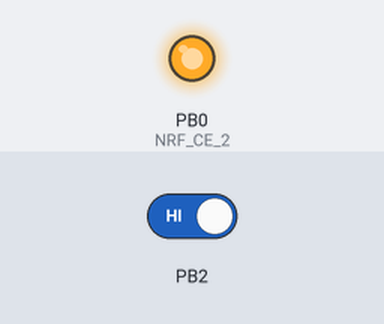
A program run on a simulated ATmega16, built with avr-gcc and emulated at 8 MHz. On the bench: output pins drawn as LEDs (lit = HIGH). The inputs (shaded band) are chosen by the test bench; at power-on: PB2 HIGH. Pins used as bus, display or sensor lines are not drawn; what the program prints to the serial monitor is not drawn.

Above: at 1.2 s.
1.3 s: PB2 driven LOW
Timing chart, 0 to 4.3 s (numbered marks = the images above; inputs shaded):
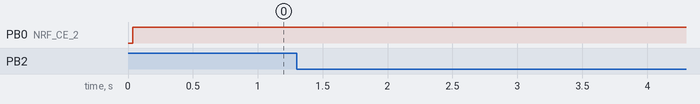

The program:

main.c
```c
/*
 * main.c
 *
 *  Created on: Oct 15, 2017
 *      Author: t400
 */

#include "main.h"

volatile uint8_t hasnewpackage = 0;
struct payload payload;

int main()
{
    // Prescaller 1024, CTC mode, interrupt on every ~25ms
    /*
    OCR0 = 200;
    TCCR0 |= BIT(WGM01);
    TCCR0 |= BIT(CS02) | BIT(CS00);
    TIMSK = BIT(OCIE0);
    */

    //External interrupt on low level of INT2
    //MCUCR   |=  BIT(ISC01);
    GICR |= BIT(INT2);
    UARTInit();

    nRF2401_init(NRF_CSN_2, NRF_CE_2);
    UARTSendString("  NRF_Config : ");
    UARTSend_uint8(nRF_2401_reg_read(CONFIG, NRF_CSN_2));
    UARTSendString("  NRF_Status : ");
    UARTSend_uint8(nRF_2401_reg_read(STATUS, NRF_CSN_2));
    nRF2401_reset_IRQ(NRF_CSN_2);
    nRF2401_set_receiver_mode(NRF_CE_2);
    sei();
    UARTSendString("HELLO\n\r");
    while (1)
    {
        if (hasnewpackage)
        {
            UARTSendString("  NRF_Status : ");
            UARTSend_uint8(nRF_2401_reg_read(STATUS, NRF_CSN_2));
            UARTSendString("  Status : ");
            UARTSend_uint8(payload.header_status);
            UARTSendString("  VR2_x : ");
            UARTSend_uint8(payload.direction);
            UARTSendString("  VR3 : ");
            UARTSend_uint8(payload.speed);
            UARTSendString("  VR4 : ");
            UARTSend_uint8(payload.frontlight);
            UARTSendString("\n\r");
            hasnewpackage = 0;
        }
    }

    return 0;
}

ISR(INT2_vect)
{
    nRF2401_receive_payload_it(NRF_CSN_2, NRF_CE_2, &payload);
    nRF2401_set_receiver_mode(NRF_CE_2);
    hasnewpackage = 1;
}
```

main.h
```c
/*
 * main.h
 *
 *  Created on: Oct 15, 2017
 *      Author: t400
 */

#ifndef INC_MAIN_H_
#define INC_MAIN_H_

#define F_CPU 8000000UL

#include <avr/io.h>
#include <util/delay.h>
#include <avr/interrupt.h>

#include "spi.h"
#include "nRF24L01.h"
#include "uart.h"
#include "adc.h"
#include "payload_def.h"
#include "puts.h"

#define BIT(x) (1 << (x))
#define SETBITS(x, y) ((x) |= (y))
#define SETBIT(x, y) SETBITS((x), (BIT((y))))
#define CLEARBITS(x, y) ((x) &= (~(y)))
#define CLEARBIT(x, y) CLEARBITS((x), (BIT((y))))


#define NRF_CE_2 PB0
#define NRF_CSN_2 PB4


#endif /* INC_MAIN_H_ */
```

motors.h
```c
#ifndef INC_MOTORS_H
#define INC_MOTORS_H

#include <avr/io.h>

#define MOTOR_FORW  PA1
#define MOTOR_BACK  PA0
#define MOTOR_SPEED PD7

#define STEERING_R PA3
#define STEERING_L PA4

void motor_setspeed(uint8_t speed, uint8_t direction);
void motors_init();

#endif
```

puts.h
```c
#ifndef INC_PUTS_H
#define INC_PUTS_H
#include "main.h"

void UARTSendString(char * str);
void UARTSend_uint8(uint8_t number);

#endif
```

motors.c
```c
#include "motors.h"

void motors_init(){
    DDRA |= BIT(MOTOR_FORW) | BIT(MOTOR_BACK) | BIT(STEERING_L) | BIT(STEERING_R);
    DDRD |= BIT(MOTOR_SPEED);

    //Setup timer2 for PWM
    //PWM, Phase Correct
    //Clear OC2 on compare match when up-counting. Set OC2 on compare match when downcounting.
    ///128 From prescaler
    OCR2 = 0;
    TCCR2 = BIT(WGM20) | BIT(COM21) | BIT(CS22) | BIT(CS20);

}

void motor_setspeed(uint8_t speed, uint8_t direction){
    OCR2 = speed;
    if(direction){
        // Forward
        PORTA &= ~BIT(MOTOR_BACK);
        PORTA |= BIT(MOTOR_FORW);
    }else{
        // Backward
        PORTA &= ~BIT(MOTOR_FORW);
        PORTA |= BIT(MOTOR_BACK);
    }
}
```

puts.c
```c
#include "puts.h"

void UARTSendString(char * str)
{
	while (*str)
	{
		UARTSendByte(*str);
		str++;
	}
}
void UARTSend_uint8(uint8_t number)
{
	uint8_t data;
	if(number > 99){
		data = number / 100;
		number -= data * 100;
		UARTSendByte(data + 48);
		data = number / 10;
		number -= data * 10;
		UARTSendByte(data + 48);
		UARTSendByte(number + 48);
	}else if(number > 9){
		data = number / 10;
		number -= data * 10;
		UARTSendByte(data + 48);
		UARTSendByte(number + 48);
	} else if(number >= 0){
		UARTSendByte(number + 48);
	}
}
```

adc.c
```c
#include "adc.h"

void adc_init(){
    ADMUX |= BIT(REFS0) | BIT(ADLAR);
    ADCSRA |= BIT(ADEN) | BIT(ADPS2) | BIT(ADPS1) | BIT(ADPS0);
}
uint8_t adc_read(uint8_t channel){
    ADMUX = (ADMUX & 0xE0) | channel;
    ADCSRA |= BIT(ADSC);
    while(!(ADCSRA & BIT(ADIF)));
    ADCSRA |= BIT(ADIF);
    return ADCH;
}
void adc_startconversion(uint8_t channel){
    ADMUX = (ADMUX & 0xE0) | channel;
    ADCSRA |= BIT(ADSC);
}
```

adc.h
```c
#ifndef INC_ADC_H
#define INC_ADC_H
    #include "main.h"
    #define ADC0    0
    #define ADC1    1
    #define ADC2    2
    #define ADC3    3
    #define ADC4    4
    #define ADC5    5
    #define ADC6    6
    #define ADC7    7

    void adc_init();
    uint8_t adc_read(uint8_t channel);
    void adc_startconversion(uint8_t channel);
#endif
```

spi.h
```c
/*
 * spi.h
 *
 *  Created on: Oct 15, 2017
 *      Author: t400
 */

#ifndef INC_SPI_H_
#define INC_SPI_H_
#include "main.h"

#define DD_MOSI		DDB5
#define DD_SCK		DDB7
#define SPI_CLK     PB7
#define SPI_MOSI    PB5
#define SPI_MISO    PB6
#define SPI_SS      PB4

void spi_init(uint8_t CSN);
uint8_t spi_transfer(uint8_t data);

#endif /* INC_SPI_H_ */
```

uart.h
```c
/*
 * uart.h
 *
 *  Created on: Oct 15, 2017
 *      Author: t400
 */

#ifndef UART_H_
#define UART_H_

#include "main.h"

#define USART_BAUDRATE 9600
#define UBRR_VAL ((F_CPU / (USART_BAUDRATE * 16UL)) - 1) // UBRR

void UARTInit();
uint8_t  UARTReceive();
void UARTSendByte(uint8_t data);

#endif /* UART_H_ */
```

spi.c
```c
/*
 * spi.c
 *
 *  Created on: Oct 15, 2017
 *      Author: t400
 */

#include "spi.h"
// init SPI in master mode with F_CPU / 128 prescaler, and setup ChipSelect pin
void spi_init(uint8_t CSN){
	//If SS is configured as an input, it must be held high to ensure Master SPI operation
	DDRB |= (1 << DD_SCK) | (1 << DD_MOSI) | (1 << CSN);
	SPCR |= (1 << SPR1) | ( 1 << SPR0 ) | (1 << MSTR) | (1 << SPE);
	SETBIT(PORTB, SPI_SS);
	SETBIT(PORTB, CSN);
}
// sending a byte over SPI. ChipSelect management not included
uint8_t spi_transfer(uint8_t data){
	SPDR = data;
	while(!(SPSR & BIT(SPIF) )); // wait until this transmission is complete
	return SPDR;
}
```

uart.c
```c
/*
 * uart.c
 *
 *  Created on: Oct 15, 2017
 *      Author: t400
 */
#include "uart.h"

void UARTInit()
{
	UBRRL = UBRR_VAL;
	UBRRH = (UBRR_VAL >> 8);
	// UCSRA |= (1<<U2X0);

	UCSRB = (1 << RXEN) | (1 << TXEN);
	// The URSEL must be one when writing the UCSRC.
	UCSRC|= (1<<URSEL)|(1<<UCSZ0)|(1<<UCSZ1);   // 8bit data format
}
uint8_t  UARTReceive()
{
	while (!(UCSRA & (1 << RXC))){} // Varakozas amig nincs uj bejovo adat
	return UDR;
}

void UARTSendByte(uint8_t data) // Ez a fuggveny a kuldendo adatot beirja az UDR regiszter kimeno pufferjebe
{
	while (!(UCSRA & (1 << UDRE))){} // Varakozas amig az Ado kesz nem lesz az adatkuldesre
	UDR = data;
}
```

nRF24L01.h
```c
/*
 * nRF24L01.h
 *
 *  Created on: Oct 15, 2017
 *      Author: t400
 */

#ifndef INC_NRF24L01_H_
#define INC_NRF24L01_H_


/* Memory Map */
#define CONFIG      0x00
#define EN_AA       0x01
#define EN_RXADDR   0x02
#define SETUP_AW    0x03
#define SETUP_RETR  0x04
#define RF_CH       0x05
#define RF_SETUP    0x06
#define STATUS      0x07
#define OBSERVE_TX  0x08
#define CD          0x09
#define RX_ADDR_P0  0x0A
#define RX_ADDR_P1  0x0B
#define RX_ADDR_P2  0x0C
#define RX_ADDR_P3  0x0D
#define RX_ADDR_P4  0x0E
#define RX_ADDR_P5  0x0F
#define TX_ADDR     0x10
#define RX_PW_P0    0x11
#define RX_PW_P1    0x12
#define RX_PW_P2    0x13
#define RX_PW_P3    0x14
#define RX_PW_P4    0x15
#define RX_PW_P5    0x16
#define FIFO_STATUS 0x17
#define DYNPD	    0x1C
#define FEATURE	    0x1D

/* Bit Mnemonics */
#define MASK_RX_DR  6
#define MASK_TX_DS  5
#define MASK_MAX_RT 4
#define EN_CRC      3
#define CRCO        2
#define PWR_UP      1
#define PRIM_RX     0
#define ENAA_P5     5
#define ENAA_P4     4
#define ENAA_P3     3
#define ENAA_P2     2
#define ENAA_P1     1
#define ENAA_P0     0
#define ERX_P5      5
#define ERX_P4      4
#define ERX_P3      3
#define ERX_P2      2
#define ERX_P1      1
#define ERX_P0      0
#define AW          0
#define ARD         4
#define ARC         0
#define PLL_LOCK    4
#define RF_DR       3
#define RF_PWR      6
#define RX_DR       6
#define TX_DS       5
#define MAX_RT      4
#define RX_P_NO     1
#define TX_FULL     0
#define PLOS_CNT    4
#define ARC_CNT     0
#define TX_REUSE    6
#define FIFO_FULL   5
#define TX_EMPTY    4
#define RX_FULL     1
#define RX_EMPTY    0
#define DPL_P5	    5
#define DPL_P4	    4
#define DPL_P3	    3
#define DPL_P2	    2
#define DPL_P1	    1
#define DPL_P0	    0
#define EN_DPL	    2
#define EN_ACK_PAY  1
#define EN_DYN_ACK  0

/* Instruction Mnemonics */
#define R_REGISTER    0x00
#define W_REGISTER    0x20
#define REGISTER_MASK 0x1F
#define ACTIVATE      0x50
#define R_RX_PL_WID   0x60
#define R_RX_PAYLOAD  0x61
#define W_TX_PAYLOAD  0xA0
#define W_ACK_PAYLOAD 0xA8
#define FLUSH_TX      0xE1
#define FLUSH_RX      0xE2
#define REUSE_TX_PL   0xE3
#define NOP           0xFF

struct payload;

void nRF2401_init(uint8_t NRF_CSN, uint8_t NRF_CE);
void nRF_2401_reg_write_m(uint8_t reg, uint8_t *value, uint8_t size, uint8_t CSN);
void nRF_2401_reg_write_s(uint8_t reg, uint8_t data, uint8_t CSN);
uint8_t nRF_2401_reg_read(uint8_t reg, uint8_t CSN);
void nRF2401_transmit_payload(struct payload *payload, uint8_t CSN, uint8_t NRF_CE);
void nRF2401_reset_IRQ(uint8_t CSN);
void nRF2401_set_receiver_mode(uint8_t CE);
void nRF2401_receive_payload(uint8_t CSN, uint8_t CE, struct payload *buffer);
void nRF2401_receive_payload_it(uint8_t CSN, uint8_t CE, struct payload *buffer);

#endif /* INC_NRF24L01_H_ */
```

payload_def.h
```c
#ifndef INC_PAYLOAD_DEF_H_
#define INC_PAYLOAD_DEF_H_
#include "main.h"

#define payload_len 5
// analog sticks definition
#define VR2_X_ADC               ADC0
#define VR1_DIRECTION_Y_ADC     ADC1
#define VR4_LIGTHCONTROL_ADC    ADC2
#define VR3_SPEEDCONTROL_ADC    ADC3
// package type definision
#define HEADER_OFFSET       6
#define HEADER_PING         0
#define HEADER_CONTROLLING  1
#define HEADER_GETSTATUS    2
// switch definitions
#define SW_DDR              DDRD
#define SW_PORT             PORTD
#define sw_ststrim_l        PD3
#define sw_ststrim_r        PD4
#define sw_sw2_a            PD5
#define sw_sw2_b            PD6
#define sw_sw2_c            PD7

//header_status variable holds header status and button status. first 2 bit,next 2 bit sw2 state 00 for A, 01 for B, 11 for C. next bit is P02 button, next bit is P05 button
// Like H H X X A B C L R (bit5 and bit4 not defined yet)
struct payload
{
    uint8_t header_status;
    uint8_t frontlight;
    uint8_t speed;
    uint8_t direction;
};

#endif
```

nRF24L01.c
```c
/*
 * nRF24L01.c
 *
 *  Created on: Oct 15, 2017
 *      Author: t400
 */
#include "main.h"
// init nRF24l01+ with following setting and setup CE pin
void nRF2401_init(uint8_t NRF_CSN, uint8_t NRF_CE) {
	SETBIT(DDRB, NRF_CE);
	spi_init(NRF_CSN);
	nRF_2401_reg_write_s(EN_AA, 0x01, NRF_CSN);			//Enable auto acknowledgement data pipe 0
	nRF_2401_reg_write_s(EN_RXADDR, 0x01, NRF_CSN);		//Enable data pipe 0.
	nRF_2401_reg_write_s(SETUP_AW, 0x03, NRF_CSN);		//5bytes Address Width
	nRF_2401_reg_write_s(RF_CH, 0x01, NRF_CSN);			//RF Chanel 2.401 GHz
	nRF_2401_reg_write_s(RF_SETUP, 0x02, NRF_CSN);
	nRF_2401_reg_write_s(SETUP_RETR, 0x2F, NRF_CSN);	//Automatic Retransmission, Wait 750μS  Up to 15 Re-Transmit on fail of AA

	uint8_t device_addr[5] = {0x12,0x12,0x12,0x12,0x12};
	nRF_2401_reg_write_m(RX_ADDR_P0, device_addr, 5, NRF_CSN);
	nRF_2401_reg_write_m(TX_ADDR, device_addr, 5, NRF_CSN);

	nRF_2401_reg_write_s(RX_PW_P0, payload_len, NRF_CSN);	//5byte data in data pipe0 in this case
	nRF_2401_reg_write_s(CONFIG, 0x3F, NRF_CSN);			//PRX, PWR_UP, CRC_2byte, Enable CRC, RX_DR Interrupt
}
//Write multiple byte register
void nRF_2401_reg_write_m(uint8_t reg, uint8_t *value, uint8_t size, uint8_t CSN) {
	CLEARBIT(PORTB, CSN); //Activate Chip Selection on nRF2401
	_delay_us(10);
	spi_transfer(W_REGISTER + reg);
	uint8_t index;
	for (index = 0; index < size; index++) {
		spi_transfer(value[index]);
		_delay_us(10);
	}
	SETBIT(PORTB, CSN); //deactivate ChipSelect on nRF2401
	_delay_us(20);
}
//Write a single byte register
void nRF_2401_reg_write_s(uint8_t reg, uint8_t data, uint8_t CSN) {
	CLEARBIT(PORTB, CSN); //Activate Chip Selection on nRF2401
	_delay_us(20);
	spi_transfer(W_REGISTER + reg);
	spi_transfer(data);
	SETBIT(PORTB, CSN); //Deactivate Chip Selection on nRF2401
	_delay_us(20);
}
//Read a single byte register
uint8_t nRF_2401_reg_read(uint8_t reg, uint8_t CSN) {
	CLEARBIT(PORTB, CSN); //Activate Chip Selection on nRF2401
	_delay_us(20);
	spi_transfer(R_REGISTER + reg);
	uint8_t result = spi_transfer(NOP);
	SETBIT(PORTB, CSN); //Deactivate Chip Selection on nRF2401
	_delay_us(20);
	return result;
}
//Sending a payload and transmit it
void nRF2401_transmit_payload(struct payload *payload, uint8_t CSN, uint8_t NRF_CE){
	CLEARBIT(PORTB, CSN); //Activate Chip Selection on nRF2401
	_delay_us(10);
	spi_transfer(FLUSH_TX);
	SETBIT(PORTB, CSN);
	_delay_us(10);

	CLEARBIT(PORTB, CSN); //Activate Chip Selection on nRF2401
	_delay_us(10);
	spi_transfer(W_TX_PAYLOAD);
	spi_transfer(payload->header_status);
	spi_transfer(payload->speed);
	spi_transfer(payload->direction);
	spi_transfer(payload->frontlight);
	spi_transfer(NOP);							// this is for the payload width,
	//If you not putting exactly 5 byte intro TX_FIFO you get fucked,
	//you get CRC missmatch on RX side and you never get ACK from receiver. This gave me 10h troubleshotting
	SETBIT(PORTB, CSN);							//Activating trasnmitter
	_delay_ms(10);
	SETBIT(PORTB, NRF_CE);
	_delay_us(20);
	CLEARBIT(PORTB, NRF_CE);
	_delay_ms(10);
}
//Reseting Interupt bits
void nRF2401_reset_IRQ(uint8_t CSN){
	nRF_2401_reg_write_s(STATUS, 0x70, CSN);
}
//Set the nRF24l01+ to receive mode
void nRF2401_set_receiver_mode(uint8_t CE){
	SETBIT(PORTB, CE);									// Activate receiver
}
//Read the received payload. This function unset the receiving mode too
void nRF2401_receive_payload(uint8_t CSN, uint8_t CE, struct payload *buffer){
	while( !(nRF_2401_reg_read(STATUS, CSN) & BIT(RX_DR)) ){  	//wait until payload received and processed
		_delay_us(10);
	}
	CLEARBIT(PORTB, CE);										//Disable receive mode
	CLEARBIT(PORTB, CSN);
	spi_transfer(R_RX_PAYLOAD);

	buffer->header_status = spi_transfer(NOP);
	buffer->direction = spi_transfer(NOP);
	buffer->speed = spi_transfer(NOP);
	buffer->frontlight = spi_transfer(NOP);

	SETBIT(PORTB, CSN);
}
//Interupt mode version of the above function, non blocking payload read
void nRF2401_receive_payload_it(uint8_t CSN, uint8_t CE, struct payload *buffer){
	CLEARBIT(PORTB, CE);										//Disable receive mode, set power donw mode
	CLEARBIT(PORTB, CSN);
	spi_transfer(R_RX_PAYLOAD);

	buffer->header_status = spi_transfer(NOP);
	buffer->direction = spi_transfer(NOP);
	buffer->speed = spi_transfer(NOP);
	buffer->frontlight = spi_transfer(NOP);

	SETBIT(PORTB, CSN);

	//Flush RX reg
	CLEARBIT(PORTB, CSN); //Activate Chip Selection on nRF2401
	_delay_us(10);
	spi_transfer(FLUSH_RX);
	SETBIT(PORTB, CSN);
	_delay_us(10);

	//Clear all interupt in status register
	nRF_2401_reg_write_s(STATUS, 0x70, NRF_CSN_2);
}
```
